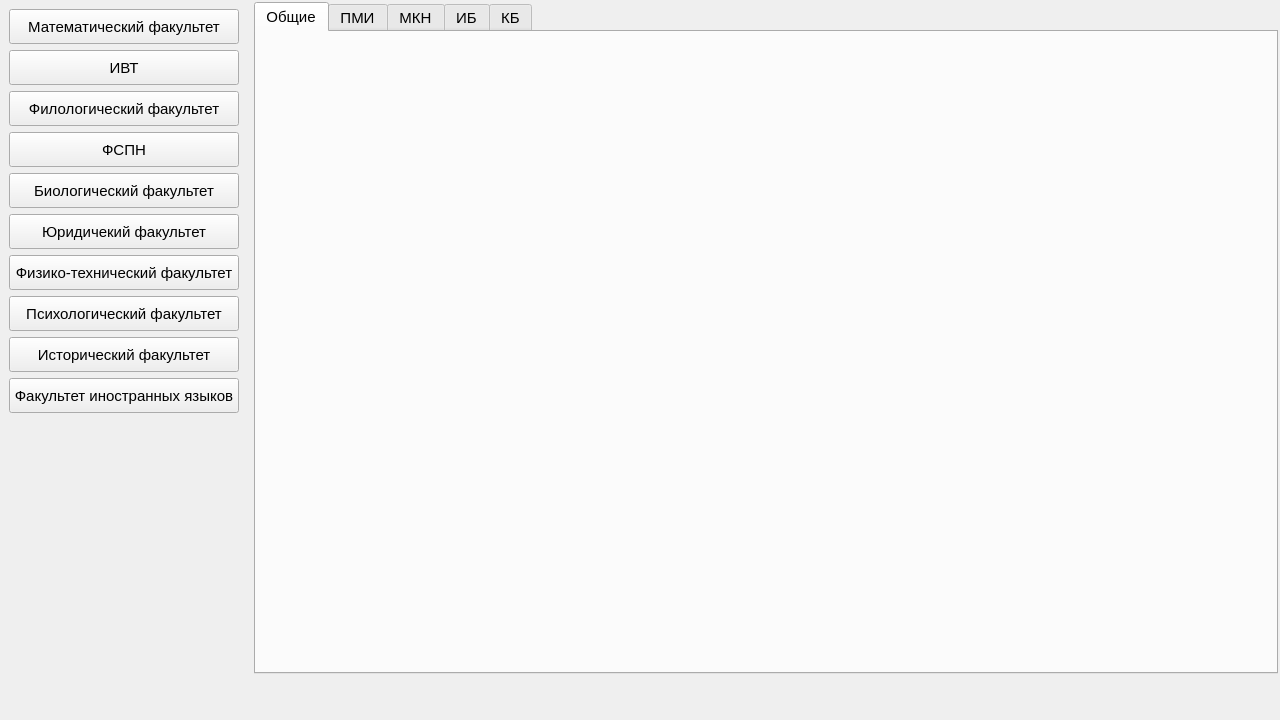
<?xml version="1.0" encoding="UTF-8"?>
<ui version="4.0">
 <class>MainWindow</class>
 <widget class="QMainWindow" name="MainWindow">
  <property name="geometry">
   <rect>
    <x>0</x>
    <y>0</y>
    <width>1280</width>
    <height>720</height>
   </rect>
  </property>
  <property name="windowTitle">
   <string>MainWindow</string>
  </property>
  <widget class="QWidget" name="centralwidget">
   <layout class="QHBoxLayout" name="horizontalLayout" stretch="2,9">
    <property name="spacing">
     <number>4</number>
    </property>
    <property name="leftMargin">
     <number>0</number>
    </property>
    <property name="topMargin">
     <number>0</number>
    </property>
    <property name="rightMargin">
     <number>0</number>
    </property>
    <property name="bottomMargin">
     <number>0</number>
    </property>
    <item>
     <widget class="QWidget" name="rightBar" native="true">
      <layout class="QVBoxLayout" name="verticalLayout_2">
       <item>
        <widget class="QPushButton" name="mathBtn">
         <property name="minimumSize">
          <size>
           <width>230</width>
           <height>35</height>
          </size>
         </property>
         <property name="font">
          <font>
           <pointsize>11</pointsize>
          </font>
         </property>
         <property name="cursor">
          <cursorShape>PointingHandCursor</cursorShape>
         </property>
         <property name="text">
          <string>Математический факультет</string>
         </property>
         <attribute name="buttonGroup">
          <string notr="true">buttonGroup</string>
         </attribute>
        </widget>
       </item>
       <item>
        <widget class="QPushButton" name="ivtBtn">
         <property name="minimumSize">
          <size>
           <width>230</width>
           <height>35</height>
          </size>
         </property>
         <property name="font">
          <font>
           <pointsize>11</pointsize>
          </font>
         </property>
         <property name="cursor">
          <cursorShape>PointingHandCursor</cursorShape>
         </property>
         <property name="text">
          <string>ИВТ</string>
         </property>
         <attribute name="buttonGroup">
          <string notr="true">buttonGroup</string>
         </attribute>
        </widget>
       </item>
       <item>
        <widget class="QPushButton" name="filologBtn">
         <property name="minimumSize">
          <size>
           <width>230</width>
           <height>35</height>
          </size>
         </property>
         <property name="font">
          <font>
           <pointsize>11</pointsize>
          </font>
         </property>
         <property name="cursor">
          <cursorShape>PointingHandCursor</cursorShape>
         </property>
         <property name="text">
          <string>Филологический факультет</string>
         </property>
         <attribute name="buttonGroup">
          <string notr="true">buttonGroup</string>
         </attribute>
        </widget>
       </item>
       <item>
        <widget class="QPushButton" name="fspnBtn">
         <property name="minimumSize">
          <size>
           <width>230</width>
           <height>35</height>
          </size>
         </property>
         <property name="font">
          <font>
           <pointsize>11</pointsize>
          </font>
         </property>
         <property name="cursor">
          <cursorShape>PointingHandCursor</cursorShape>
         </property>
         <property name="text">
          <string>ФСПН</string>
         </property>
         <attribute name="buttonGroup">
          <string notr="true">buttonGroup</string>
         </attribute>
        </widget>
       </item>
       <item>
        <widget class="QPushButton" name="bioBtn">
         <property name="minimumSize">
          <size>
           <width>230</width>
           <height>35</height>
          </size>
         </property>
         <property name="font">
          <font>
           <pointsize>11</pointsize>
          </font>
         </property>
         <property name="cursor">
          <cursorShape>PointingHandCursor</cursorShape>
         </property>
         <property name="text">
          <string>Биологический факультет</string>
         </property>
         <attribute name="buttonGroup">
          <string notr="true">buttonGroup</string>
         </attribute>
        </widget>
       </item>
       <item>
        <widget class="QPushButton" name="lawBtn">
         <property name="minimumSize">
          <size>
           <width>230</width>
           <height>35</height>
          </size>
         </property>
         <property name="font">
          <font>
           <pointsize>11</pointsize>
          </font>
         </property>
         <property name="cursor">
          <cursorShape>PointingHandCursor</cursorShape>
         </property>
         <property name="text">
          <string>Юридичекий факультет</string>
         </property>
         <attribute name="buttonGroup">
          <string notr="true">buttonGroup</string>
         </attribute>
        </widget>
       </item>
       <item>
        <widget class="QPushButton" name="phisBtn">
         <property name="minimumSize">
          <size>
           <width>230</width>
           <height>35</height>
          </size>
         </property>
         <property name="font">
          <font>
           <pointsize>11</pointsize>
          </font>
         </property>
         <property name="cursor">
          <cursorShape>PointingHandCursor</cursorShape>
         </property>
         <property name="text">
          <string>Физико-технический факультет</string>
         </property>
         <attribute name="buttonGroup">
          <string notr="true">buttonGroup</string>
         </attribute>
        </widget>
       </item>
       <item>
        <widget class="QPushButton" name="psyBtn">
         <property name="minimumSize">
          <size>
           <width>230</width>
           <height>35</height>
          </size>
         </property>
         <property name="font">
          <font>
           <pointsize>11</pointsize>
          </font>
         </property>
         <property name="cursor">
          <cursorShape>PointingHandCursor</cursorShape>
         </property>
         <property name="text">
          <string>Психологический факультет</string>
         </property>
         <attribute name="buttonGroup">
          <string notr="true">buttonGroup</string>
         </attribute>
        </widget>
       </item>
       <item>
        <widget class="QPushButton" name="histBtn">
         <property name="minimumSize">
          <size>
           <width>230</width>
           <height>35</height>
          </size>
         </property>
         <property name="font">
          <font>
           <pointsize>11</pointsize>
          </font>
         </property>
         <property name="cursor">
          <cursorShape>PointingHandCursor</cursorShape>
         </property>
         <property name="text">
          <string>Исторический факультет</string>
         </property>
         <attribute name="buttonGroup">
          <string notr="true">buttonGroup</string>
         </attribute>
        </widget>
       </item>
       <item>
        <widget class="QPushButton" name="langBtn">
         <property name="minimumSize">
          <size>
           <width>230</width>
           <height>35</height>
          </size>
         </property>
         <property name="font">
          <font>
           <pointsize>11</pointsize>
          </font>
         </property>
         <property name="cursor">
          <cursorShape>PointingHandCursor</cursorShape>
         </property>
         <property name="text">
          <string>Факультет иностранных языков</string>
         </property>
         <attribute name="buttonGroup">
          <string notr="true">buttonGroup</string>
         </attribute>
        </widget>
       </item>
       <item>
        <spacer name="verticalSpacer">
         <property name="orientation">
          <enum>Qt::Orientation::Vertical</enum>
         </property>
         <property name="sizeHint" stdset="0">
          <size>
           <width>20</width>
           <height>40</height>
          </size>
         </property>
        </spacer>
       </item>
      </layout>
     </widget>
    </item>
    <item>
     <layout class="QVBoxLayout" name="verticalLayout" stretch="16,1">
      <property name="spacing">
       <number>2</number>
      </property>
      <property name="leftMargin">
       <number>2</number>
      </property>
      <property name="topMargin">
       <number>2</number>
      </property>
      <property name="rightMargin">
       <number>2</number>
      </property>
      <property name="bottomMargin">
       <number>2</number>
      </property>
      <item>
       <widget class="QStackedWidget" name="stackedWidget">
        <widget class="QWidget" name="mathPage">
         <layout class="QHBoxLayout" name="horizontalLayout_2">
          <property name="spacing">
           <number>0</number>
          </property>
          <property name="leftMargin">
           <number>0</number>
          </property>
          <property name="topMargin">
           <number>0</number>
          </property>
          <property name="rightMargin">
           <number>0</number>
          </property>
          <property name="bottomMargin">
           <number>0</number>
          </property>
          <item>
           <widget class="QTabWidget" name="tabWidget">
            <property name="font">
             <font>
              <pointsize>11</pointsize>
             </font>
            </property>
            <property name="currentIndex">
             <number>0</number>
            </property>
            <widget class="QWidget" name="general">
             <property name="font">
              <font>
               <pointsize>10</pointsize>
              </font>
             </property>
             <attribute name="title">
              <string>Общие</string>
             </attribute>
             <layout class="QVBoxLayout" name="verticalLayout_3" stretch="3,1">
              <property name="spacing">
               <number>0</number>
              </property>
              <property name="leftMargin">
               <number>0</number>
              </property>
              <property name="topMargin">
               <number>0</number>
              </property>
              <property name="rightMargin">
               <number>0</number>
              </property>
              <property name="bottomMargin">
               <number>0</number>
              </property>
              <item>
               <layout class="QHBoxLayout" name="horizontalLayout_3" stretch="1,1">
                <item>
                 <widget class="QWidget" name="mathPlacesWgt" native="true"/>
                </item>
                <item>
                 <widget class="QWidget" name="mathScoreWgt" native="true"/>
                </item>
               </layout>
              </item>
              <item>
               <widget class="QWidget" name="widget_3" native="true"/>
              </item>
             </layout>
            </widget>
            <widget class="QWidget" name="PMI">
             <property name="font">
              <font>
               <pointsize>10</pointsize>
              </font>
             </property>
             <attribute name="title">
              <string>ПМИ</string>
             </attribute>
            </widget>
            <widget class="QWidget" name="MKN">
             <property name="font">
              <font>
               <pointsize>10</pointsize>
              </font>
             </property>
             <attribute name="title">
              <string>МКН</string>
             </attribute>
            </widget>
            <widget class="QWidget" name="IB">
             <property name="font">
              <font>
               <pointsize>10</pointsize>
              </font>
             </property>
             <attribute name="title">
              <string>ИБ</string>
             </attribute>
            </widget>
            <widget class="QWidget" name="KB">
             <property name="font">
              <font>
               <pointsize>10</pointsize>
              </font>
             </property>
             <attribute name="title">
              <string>КБ</string>
             </attribute>
            </widget>
           </widget>
          </item>
         </layout>
        </widget>
        <widget class="QWidget" name="page_2"/>
       </widget>
      </item>
      <item>
       <widget class="QWidget" name="statusBar" native="true"/>
      </item>
     </layout>
    </item>
   </layout>
  </widget>
 </widget>
 <resources/>
 <connections/>
 <buttongroups>
  <buttongroup name="buttonGroup"/>
 </buttongroups>
</ui>
